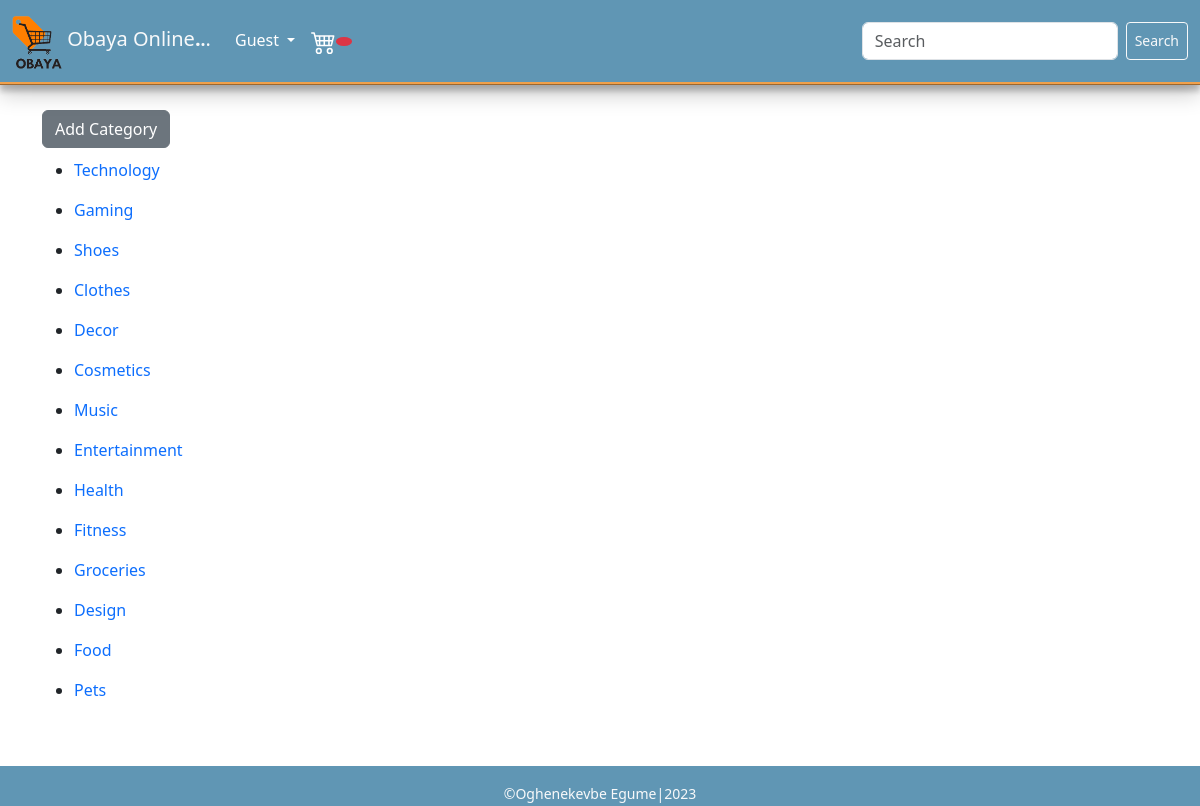
Page /categories/ on the committed database.
### store/models.py (models this page shows, shortened)
class Categories(models.Model):
    name = models.CharField(max_length=225, null=True)

### store/views.py (the view)
# urls.py: path("categories/", Category.as_view(), name="categories"),
class Category(ListView):
    model = Categories
    template_name = 'categories.html'
    context_object_name = 'categories'

### store/templates/categories.html (shortened to what this page needs)
{% extends 'base.html' %}
{% block content %}
<div class="container">
  <div class="row">
    <div class="col" style="max-height: max-content; margin-top: 10px; min-height: 82vh;">
      <div><a href="{% url 'add_category' %}" class="btn btn-secondary">Add Category</a></div>
      {% for category in categories %}
      <div style="margin-top: 10px;">
        <ul>
          <li><a href="{% url 'category_detail' category.pk %}" style="text-decoration: none; x">{{category.name}}</a></li>
        </ul>
      </div>
      {% endfor %}
    </div>
  </div>
</div>
{% endblock %}

### static/css/base.css (style rules this page uses)
body { background-color: #fff; }

### rows in the picture
Categories: name "Technology"
Categories: name "Gaming"
Categories: name "Shoes"
Categories: name "Clothes"
Categories: name "Decor"
Categories: name "Cosmetics"
Categories: name "Music"
Categories: name "Entertainment"
Categories: name "Health"
Categories: name "Fitness"
Categories: name "Groceries"
Categories: name "Design"
Categories: name "Food"
Categories: name "Pets"
